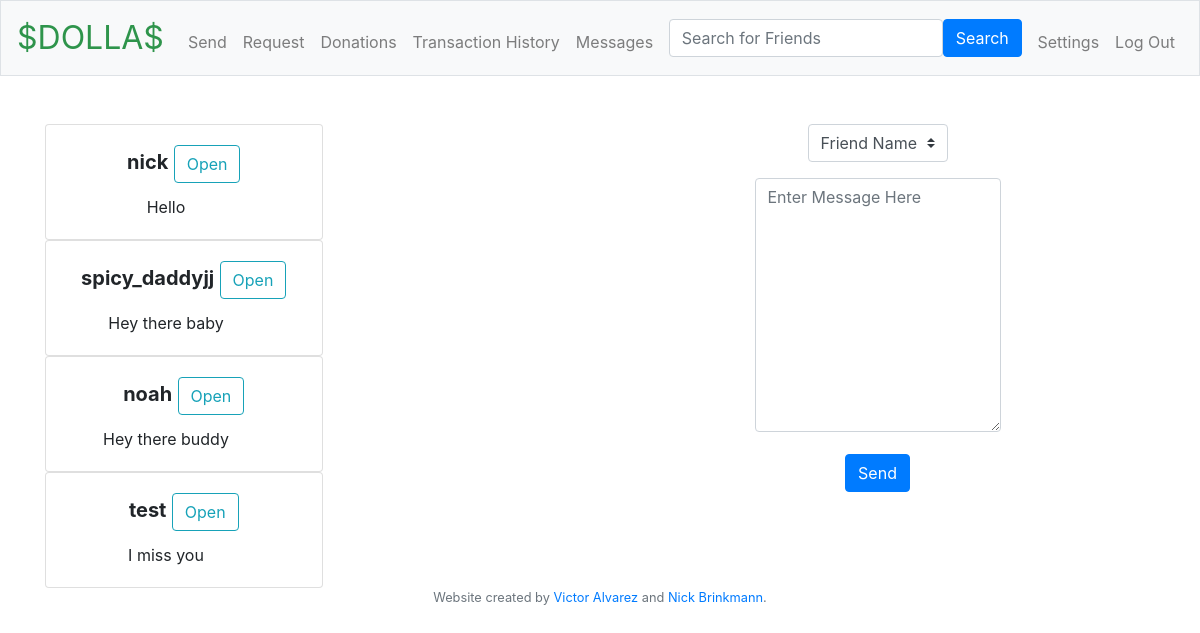
Screenshot of /messages (signed in) with the database file from the repository.
### tables this page shows
CREATE TABLE convos (
id INTEGER PRIMARY KEY AUTOINCREMENT NOT NULL,
user1_id INTEGER NOT NULL,
user2_id INTEGER NOT NULL,
FOREIGN KEY (user1_id) REFERENCES users(id),
FOREIGN KEY (user2_id) REFERENCES users(id)
);

CREATE TABLE 'users' ('id' INTEGER PRIMARY KEY AUTOINCREMENT NOT NULL, 'username' TEXT NOT NULL, 'fullname' TEXT NOT NULL, 'hash' TEXT NOT NULL, 'cash' NUMERIC NOT NULL DEFAULT 0, cof BOOL DEFAULT 0, card_hash TEXT DEFAULT NULL);

CREATE TABLE messages ( 
id INTEGER PRIMARY KEY AUTOINCREMENT NOT NULL,
sender_id INTEGER NOT NULL,
recipient_id INTEGER NOT NULL,
convo_id INTEGER NOT NULL,
content TINYTEXT NOT NULL,
date TIMESTAMP NOT NULL DEFAULT CURRENT_TIMESTAMP,
FOREIGN KEY (sender_id) REFERENCES users (id),
FOREIGN KEY (recipient_id) REFERENCES users (id),
FOREIGN KEY (convo_id) REFERENCES convos(id)
);

### application.py (the view, shortened to what this page needs)
@app.route("/messages", methods=["GET", "POST"])
@login_required
def messages():
    if request.method == "POST":
        message = request.form.get("content")
        conversation = db.execute("SELECT * FROM convos WHERE user1_id = :user_id OR user2_id = :user_id", user_id = session["user_id"])
        if conversation[0]["user1_id"] == session["user_id"]:
            recipient_id = conversation[0]["user2_id"]
        else:
            recipient_id = conversation[0]["user1_id"]
        db.execute("INSERT INTO messages (sender_id, recipient_id, content, convo_id) VALUES (:sender_id, :recipient, :content, :convo_id)", sender_id = session["user_id"],
                    recipient = recipient_id , content = message, convo_id = int(request.form.get("conversation_id")))
        return redirect("/messages?conversation_id=" + request.form.get("conversation_id"))
    else:
        convos = db.execute("SELECT * FROM convos WHERE user1_id = :user_id OR user2_id = :user_id", user_id = session["user_id"])
        for conversation in convos:
            latest = db.execute("SELECT content, id FROM messages WHERE convo_id = :convo ORDER BY id DESC LIMIT 1", convo = conversation["id"])
            if len(latest) != 0:
                conversation["latest_message"] = latest[0]["content"]
                conversation["order"] = latest[0]["id"]
            else:
                conversation["latest_message"] = ""
                conversation["order"] = 0
            if conversation["user1_id"] == session["user_id"]:
                person = db.execute("SELECT username FROM users WHERE id = :user2", user2 = conversation["user2_id"])
                conversation["person_id"] = conversation["user2_id"]
                conversation["person_username"] = person[0]["username"]
            elif conversation["user2_id"] == session["user_id"]:
                person = db.execute("SELECT username FROM users WHERE id = :user1", user1 = conversation["user1_id"])
                conversation["person_id"] = conversation["user1_id"]
                conversation["person_username"] = person[0]["username"]
        conversations =sorted(convos, key = lambda k:k["order"], reverse = True)
        if not request.args.get("conversation_id"):
            friends = findfriends()
            for friend in friends:
                convo_id = db.execute("SELECT id FROM convos WHERE (user1_id = :user_id AND user2_id = :friend) OR (user1_id = :friend AND user2_id = :user_id)", user_id = session["user_id"],
                            friend = friend["id"])
                friend["convo_id"] = convo_id[0]["id"]
            return render_template("messages.html", conversations = conversations, amount = None, friends = friends)

### application.py (called while the page is built)
@app.after_request
def after_request(response):
    response.headers["Cache-Control"] = "no-cache, no-store, must-revalidate"
    response.headers["Expires"] = 0
    response.headers["Pragma"] = "no-cache"
    return response

def findfriends():
    friends = db.execute("SELECT id, username, fullname FROM users WHERE id IN (SELECT recipient_id FROM friends WHERE sender_id = :user_id AND confirmed = 1) OR id IN (SELECT sender_id FROM friends WHERE recipient_id = :user_id AND confirmed = 1) ORDER BY username",
                       user_id = session["user_id"])
    return friends

### helpers.py (called while the page is built)
def login_required(f):
    @wraps(f)
    def decorated_function(*args, **kwargs):
        if session.get("user_id") is None:
            return redirect("/login")
        return f(*args, **kwargs)
    return decorated_function

### templates/messages.html (shortened to what this page needs)
{% extends "layout.html" %}
{% block main %}
  <div class="floatLeft">
  {% for conversation in conversations %}
  <div class="card" style="width: 50%">
    <div class="card-body">
      <h5 class="card-title">
        <form action="/messages" method="get">
          <strong>{{ conversation["person_username"] }}</strong>
          <button type="submit" class="btn btn-outline-info" name="conversation_id" value="{{ conversation["id"] }}">Open</button>
        </form>
      </h5>
      <p class="card-text" style="width: 200px; white-space: nowrap; overflow: hidden; text-overflow: ellipsis">{{ conversation["latest_message"] }}</p>
    </div>
  </div>
  {% endfor %}
  </div>
  {% if amount != None %}
    <div class="floatRight">
      <div class="chat" id="stick">
        {% for message in messages %}
          {% if message["sender_id"] == user_id %}
            <div class="sent messages">
              <div class="message">
                {{ message["content"] }}
              </div>
            <small>{{ message["date"] }}</small>
            </div>
          {% else %}
            <div class="received messages">
              <div class="message">
                {{ message["content"] }}
              </div>
              <small>{{ message["date"] }}</small>
            </div>
          {% endif %}
        {% endfor %}
      </div>
      <script>
        setTimeout(function updateScroll(){
          var chat = document.getElementById("stick");
          chat.scrollTop = chat.scrollHeight;
        }, 1);
      </script>
      <form action="/messages" method="post">
        <div class="input-group mb-3" style="width: 100%;">
          <input type="text" name="content" class="form-control" placeholder="Enter message here" size="255" autocomplete="off">
          <div class="input-group-prepend">
            <button class="btn btn-outline-info" type="submit" name="conversation_id" value="{{ convo_id }}">Send</button>
          </div>
        </div>
      </form>
    </div>
  {% else %}
  <div class="floatRight">
    <form action="/messages" method="post">
        <div class="form-group">
            <select class="custom-select" name="conversation_id" style="width: 140px;">
                <option disabled selected value>Friend Name</option>
            </select>
        </div>
        <div class="form-group">
            <textarea class="form-control" name="content" rows="10" placeholder="Enter Message Here"></textarea>
        </div>
        <button class="btn btn-primary" type="submit">Send</button>
    </form>
  </div>
  {% endif %}
{% endblock %}

### static/styles.css (style rules this page uses)
main .form-control { display: inline-block; width: auto; }
.floatLeft { width: 45%; float: left; }
.floatRight { width: 45%; float: right; }

### templates/messages.html (style rules this page uses)
.floatLeft { width: 50%; float: left; }
.floatRight { width: 50%; float: right; }

### rows the page displays
convos: person_username "nick", {{ conversation["id"] }} 1 (drawn), latest_message "Hello"
convos: person_username "spicy_daddyjj", {{ conversation["id"] }} 7 (drawn), latest_message "Hey there baby"
convos: person_username "noah", {{ conversation["id"] }} 4 (drawn), latest_message "Hey there buddy"
convos: person_username "test", {{ conversation["id"] }} 2 (drawn), latest_message "I miss you"
